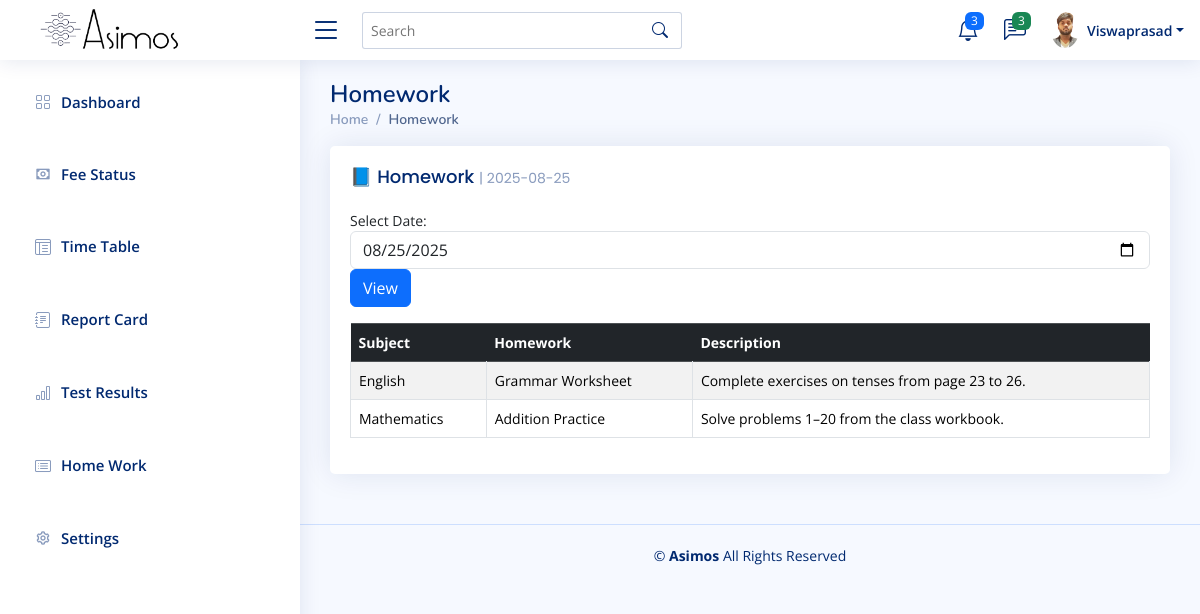
Screenshot of /homework.php?date=2025-08-25 (signed in) with the database file from the repository.
### tables this page shows
CREATE TABLE `student_info` (
  `id` int(10) NOT NULL,
  `name` varchar(20) NOT NULL,
  `age` int(2) NOT NULL,
  `standard` int(2) NOT NULL,
  `section` varchar(2) NOT NULL,
  `gender` varchar(10) NOT NULL,
  `dateOfBirth` varchar(20) NOT NULL,
  `address` varchar(100) NOT NULL,
  `bloodGroup` varchar(5) NOT NULL,
  `phone` varchar(15) NOT NULL,
  `emailID` varchar(25) NOT NULL,
  `fatherName` varchar(20) NOT NULL,
  `fatherOccupation` varchar(20) NOT NULL,
  `fatherPhone` varchar(15) NOT NULL,
  `fatherAnnualIncome` varchar(15) NOT NULL,
  `motherName` varchar(20) NOT NULL,
  `motherOccupation` varchar(20) NOT NULL,
  `motherPhone` varchar(15) NOT NULL,
  `motherAnnualIncome` varchar(15) NOT NULL,
  `community` varchar(20) NOT NULL,
  `identificationMark` varchar(50) NOT NULL,
  `comments` varchar(50) NOT NULL,
  `previousEducation` varchar(50) NOT NULL,
  `coCurricularActivity` varchar(50) NOT NULL,
  `locOfProfilePic` varchar(100) NOT NULL
);

CREATE TABLE `homeworks` (
  `id` int(11) NOT NULL,
  `subject_name` varchar(100) NOT NULL,
  `teacher_id` varchar(10) NOT NULL,
  `standard` int(11) NOT NULL,
  `section` varchar(2) NOT NULL,
  `date` date NOT NULL,
  `title` varchar(255) NOT NULL,
  `description` text DEFAULT NULL,
  `created_at` timestamp NOT NULL DEFAULT current_timestamp(),
  `updated_at` timestamp NOT NULL DEFAULT current_timestamp() ON UPDATE current_timestamp()
);

### homework.php (the view, shortened to what this page needs)
<?php
if($_SESSION["access"] !=null && $_SESSION["name"]!=null && $_SESSION["id"]!=null && $_SESSION["access"]==0) {
  $username = $_SESSION["name"];
  $id = $_SESSION["id"];
  $servername = "localhost";
  $username_db = "root";
  $password_db = "";
  $dbname = "asimos";
  $conn = new mysqli($servername, $username_db, $password_db, $dbname);
  $sql = "SELECT * FROM student_info WHERE id='$id'";
  $result = $conn->query($sql);
  $row = $result->fetch_assoc();
  $notificationSql = "SELECT * FROM notification WHERE id='$id'";
  $notificationRes = $conn->query($notificationSql);
  $notification = [];
  if($notificationRes->num_rows > 0) {
    while ($nrow = $notificationRes->fetch_assoc()) {
      $ntnrow[] = $nrow['notification'];
      $ntnFrm[] = $nrow['sentBy'];
    }
    $notification = array_combine($ntnFrm , $ntnrow);
  } else {
    $notification["System"] = "No Notifications";
  }
  $date = $_GET['date'] ?? date("Y-m-d");
?>
<!DOCTYPE html>
<html lang="en">
<head>
  <link href="assets/vendor/bootstrap/css/bootstrap.min.css" rel="stylesheet">
  <link href="assets/vendor/bootstrap-icons/bootstrap-icons.css" rel="stylesheet">
  <link href="assets/vendor/boxicons/css/boxicons.min.css" rel="stylesheet">
  <link href="assets/vendor/simple-datatables/style.css" rel="stylesheet">
  <link href="assets/css/style.css" rel="stylesheet">
</head>
<body>
  <?php include("partials/header.php"); ?>
  <?php include("partials/sidebar.php"); ?>
  <main id="main" class="main">
    <div class="pagetitle">
      <h1>Homework</h1>
      <nav>
        <ol class="breadcrumb">
          <li class="breadcrumb-item"><a href="dashboard.php">Home</a></li>
          <li class="breadcrumb-item active">Homework</li>
        </ol>
      </nav>
    </div>
    <section class="section dashboard">
      <div class="row">
        <div class="col-12">
          <div class="card recent-sales overflow-auto">
            <div class="card-body">
              <h5 class="card-title">📘 Homework <span>| <?php echo htmlspecialchars($date); ?></span></h5>
              <form method="get" action="homework.php" class="form-inline mb-3">
                <label for="date" class="mr-2">Select Date:</label>
                <input type="date" class="form-control mr-2" id="date" name="date"
                       value="<?php echo htmlspecialchars($date); ?>">
                <button type="submit" class="btn btn-primary">View</button>
              </form>
              <table class="table table-striped table-bordered datatable">
                <thead class="table-dark">
                  <tr>
                    <th>Subject</th>
                    <th>Homework</th>
                    <th>Description</th>
                  </tr>
                </thead>
                <tbody>
                  <?php
                  $stmt = $conn->prepare("
                      SELECT h.subject_name AS subject, h.title, h.description
                      FROM homeworks h
                      JOIN student_info si
                          ON si.standard = h.standard AND si.section = h.section
                      WHERE si.id = ? AND h.date = ?
                  ");
                  $stmt->bind_param("is", $id, $date);
                  $stmt->execute();
                  $result = $stmt->get_result();
                  if ($result && $result->num_rows > 0) {
                      while ($hw = $result->fetch_assoc()) {
                          echo "<tr>
                                  <td>{$hw['subject']}</td>
                                  <td>{$hw['title']}</td>
                                  <td>{$hw['description']}</td>
                                </tr>";
                      }
                  } else {
                      echo "<tr><td colspan='3' class='text-center'>No homework for this date</td></tr>";
                  }
                  ?>
                </tbody>
              </table>
            </div>
          </div>
        </div>
      </div>
    </section>
  </main>
  <footer id="footer" class="footer">
    <div class="copyright">
      &copy; <strong><span>Asimos</span></strong> All Rights Reserved
    </div>
  </footer>
</body>
</html>
<?php
} else {
  header("Location: error-404.html");
}
?>

### partials/header.php (shortened to what this page needs)
<header id="header" class="header fixed-top d-flex align-items-center">
  <div class="d-flex align-items-center justify-content-between">
    <a href="index.html" class="logo d-flex align-items-center">
      <img src="assets/img/logo.png" alt="">
    </a>
    <i class="bi bi-list toggle-sidebar-btn"></i>
  </div>
  <div class="search-bar">
    <form class="search-form d-flex align-items-center" method="POST" action="#">
      <input type="text" name="query" placeholder="Search" title="Enter search keyword">
      <button type="submit" title="Search"><i class="bi bi-search"></i></button>
    </form>
  </div>
  <nav class="header-nav ms-auto">
    <ul class="d-flex align-items-center">
      <li class="nav-item dropdown">
        <a class="nav-link nav-icon" href="#" data-bs-toggle="dropdown">
          <i class="bi bi-bell"></i>
          <span class="badge bg-primary badge-number"><?php echo count($notification) ?></span>
        </a>
      </li>
      <li class="nav-item dropdown">
        <a class="nav-link nav-icon" href="#" data-bs-toggle="dropdown">
          <i class="bi bi-chat-left-text"></i>
          <span class="badge bg-success badge-number">3</span>
        </a>
      </li>
      <li class="nav-item dropdown pe-3">
        <a class="nav-link nav-profile d-flex align-items-center pe-0" href="#" data-bs-toggle="dropdown">
         <img src= <?php echo $row['locOfProfilePic']; ?> alt="Profile" class="rounded-circle">
          <span class="d-none d-md-block dropdown-toggle ps-2"><?php echo $username; ?></span>
        </a>
      </li>
    </ul>
  </nav>
</header>

### assets/css/style.css (style rules this page uses)
:root { scroll-behavior: smooth; }
body { font-family: "Open Sans", sans-serif; background: #f6f9ff; color: #444444; }
a { color: #4154f1; text-decoration: none; }
h1, h2, h3, h4, h5, h6 { font-family: "Nunito", sans-serif; }
#main { margin-top: 60px; padding: 20px 30px; transition: all 0.3s; }
.pagetitle { margin-bottom: 10px; }
.pagetitle h1 { font-size: 24px; margin-bottom: 0; font-weight: 600; color: #012970; }
.card { margin-bottom: 30px; border: none; border-radius: 5px; box-shadow: 0px 0 30px rgba(1, 41, 112, 0.1); }
.card-title { padding: 20px 0 15px 0; font-size: 18px; font-weight: 500; color: #012970; font-family: "Poppins", sans-serif; }
.card-title span { color: #899bbd; font-size: 14px; font-weight: 400; }
.card-body { padding: 0 20px 20px 20px; }
.breadcrumb { font-size: 14px; font-family: "Nunito", sans-serif; color: #899bbd; font-weight: 600; }
.breadcrumb a { color: #899bbd; transition: 0.3s; }
.breadcrumb .breadcrumb-item::before { color: #899bbd; }
.breadcrumb .active { color: #51678f; font-weight: 600; }
.logo { line-height: 1; }
@media (min-width: 1200px) { .logo { width: 280px; } }
.logo img { max-height: 52px; margin-right: 6px; }
.header { transition: all 0.5s; z-index: 997; height: 60px; box-shadow: 0px 2px 20px rgba(1, 41, 112, 0.1); background-color: #fff; padding-left: 20px; }
.header .toggle-sidebar-btn { font-size: 32px; padding-left: 10px; cursor: pointer; color: #012970; }
.header .search-bar { min-width: 360px; padding: 0 20px; }
.header .search-form { width: 100%; }
.header .search-form input { border: 0; font-size: 14px; color: #012970; border: 1px solid rgba(1, 41, 112, 0.2); padding: 7px 38px 7px 8px; border-radius: 3px; transition: 0.3s; width: 100%; }
.header .search-form button { border: 0; padding: 0; margin-left: -30px; background: none; }
.header .search-form button i { color: #012970; }
.header-nav ul { list-style: none; }
.header-nav>ul { margin: 0; padding: 0; }
.header-nav .nav-icon { font-size: 22px; color: #012970; margin-right: 25px; position: relative; }
.header-nav .nav-profile { color: #012970; }
.header-nav .nav-profile img { max-height: 36px; }
.header-nav .nav-profile span { font-size: 14px; font-weight: 600; }
.header-nav .badge-number { position: absolute; inset: -2px -5px auto auto; font-weight: normal; font-size: 12px; padding: 3px 6px; }
@media (min-width: 1200px) { #main, #footer { margin-left: 300px; } }
.dashboard .recent-sales { font-size: 14px; }
.dashboard .recent-sales .table thead { background: #f6f6fe; }
.dashboard .recent-sales .table thead th { border: 0; }
.footer { padding: 20px 0; font-size: 14px; transition: all 0.3s; border-top: 1px solid #cddfff; }
.footer .copyright { text-align: center; color: #012970; }

### rows the page displays
student_info: locOfProfilePic (picture)
homeworks: subject_name "English", title "Grammar Worksheet", description "Complete exercises on tenses from page 23 to 26."
homeworks: subject_name "Mathematics", title "Addition Practice", description "Solve problems 1–20 from the class workbook."

### other values shown
count($notification) "3"
$username "Viswaprasad"
